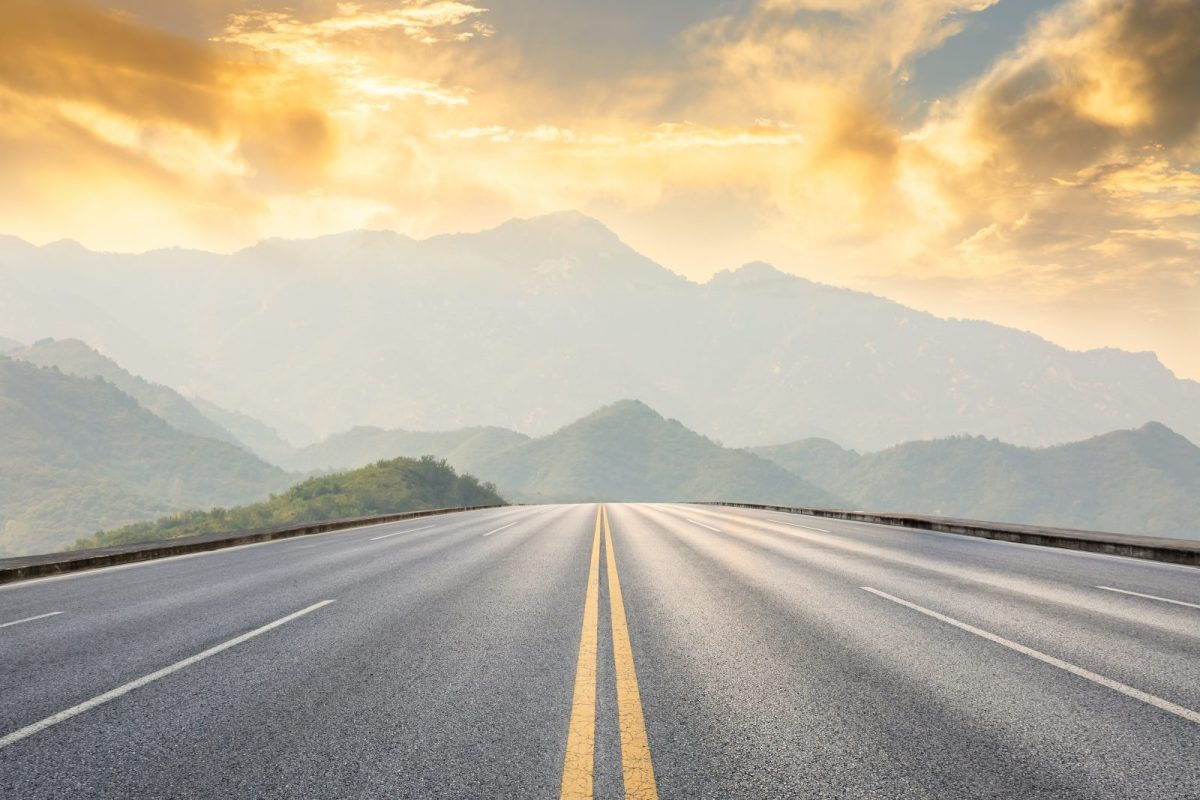
#> input picture thi_giac_may_tinh/buoi3/road.jpg, 1200 x 800 px
$ python loc_anh.py   (older library calls are emulated)
#> lines starting #> are read from the running program, lines starting #| are printed output that depends on the picture; after the words box and inside, x2 and y2 are one past the last pixel; in counts of white or black regions, pixels touching at a corner belong together
import cv2

img = cv2.imread('road.jpg',0)		#chọn đường dẫn ảnh để đọc
#> img: shape (800, 1200); min 3, max 252, mean 178.2
img = cv2.resize(img,(600,400))
#> img: shape (400, 600)
#------------------------------------------------------
averaging = cv2.blur(img, (21, 21))
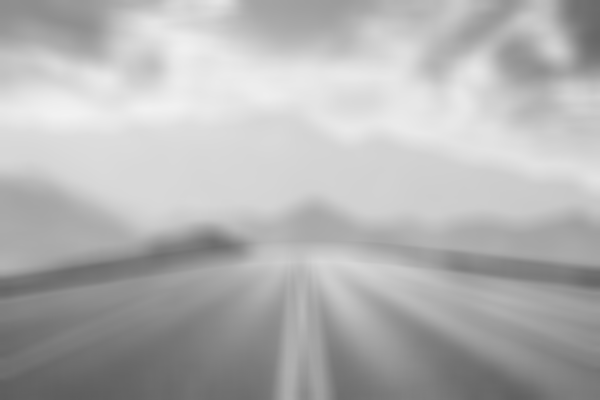
#> averaging: shape (400, 600); min 93, max 242, mean 178.3
gaussian = cv2.GaussianBlur(img, (21, 21), 0)
median = cv2.medianBlur(img, 5)
bilateral = cv2.bilateralFilter(img, 9, 350, 350)
#dilation = cv2.dilate(mask, kernel)
#erosion = cv2.erode(mask, kernel, iterations=6)
img1 = cv2.GaussianBlur(img, (11, 11), 0)
sobelx = cv2.Sobel(img, cv2.CV_64F, 1, 0)
sobely = cv2.Sobel(img, cv2.CV_64F, 0, 1)
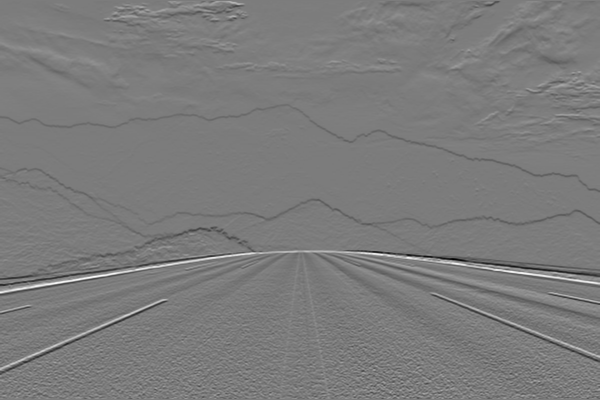
#> sobely: shape (400, 600) float64; min -543, max 571, mean -1.2; drawn with min black and max white
laplacian = cv2.Laplacian(img, cv2.CV_64F, ksize=5)
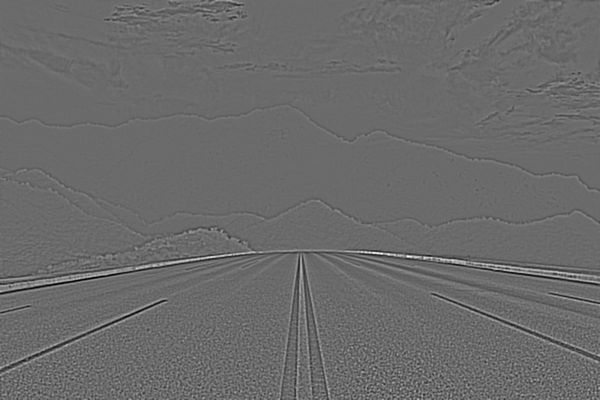
#> laplacian: shape (400, 600) float64; min -3164, max 4372, mean 0.1; drawn with min black and max white
canny = cv2.Canny(img, 100, 150)
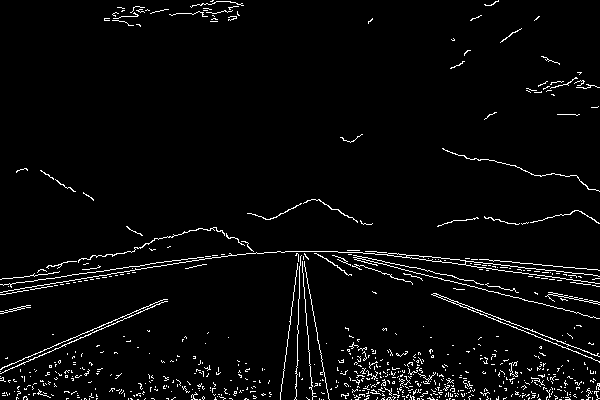
#> canny: shape (400, 600); 3.5% white in thin lines or dots
img2 = cv2.Canny(img,50,200)		#hàm đọc biên ảnh (đường dẫn ảnh, độ sáng ngưỡng ảnh muốn đọc trong khoản từ nhỏ nhất là  50 đến lớn nhất là 200)
#> img2: shape (400, 600); 4.2% white in thin lines or dots
#-----------------------------------------------------------------------------------------------------------------------------------------

cv2.imshow('averaging',averaging)		# hiển thị ảnh
cv2.imshow('gaussian',gaussian)		# hiển thị ảnh
cv2.imshow('median',median)		# hiển thị ảnh
cv2.imshow('bilateral',bilateral)		# hiển thị ảnh
cv2.imshow('GaussianBlur',img1)		# hiển thị ảnh
cv2.imshow('sobelx',sobelx)		# hiển thị ảnh
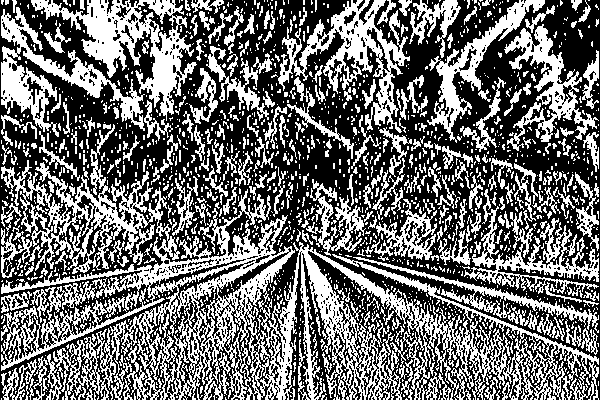
#> window 'sobelx': shape (400, 600); 43% white; 1713 white regions (1416 under 20 px), largest, box (x1, y1, x2, y2) and area: (1, 124, 599, 400) 39684, (31, 0, 197, 121) 6164, (278, 0, 410, 133) 5025
cv2.imshow('sobely',sobely)		# hiển thị ảnh
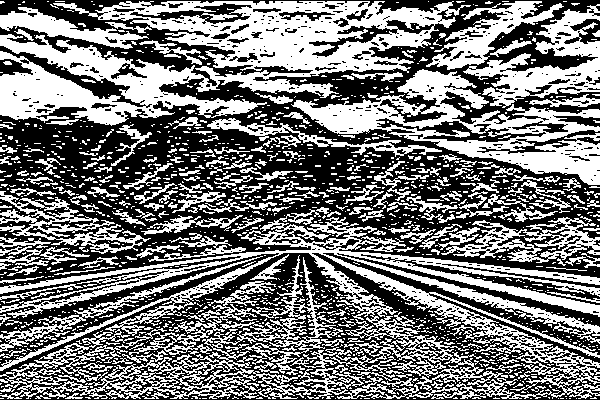
#> window 'sobely': shape (400, 600); 46.9% white; 1388 white regions (1144 under 20 px), largest, box (x1, y1, x2, y2) and area: (0, 209, 600, 399) 34299, (0, 1, 471, 126) 25045, (291, 69, 600, 185) 11082
cv2.imshow('laplacian',laplacian)		# hiển thị ảnh
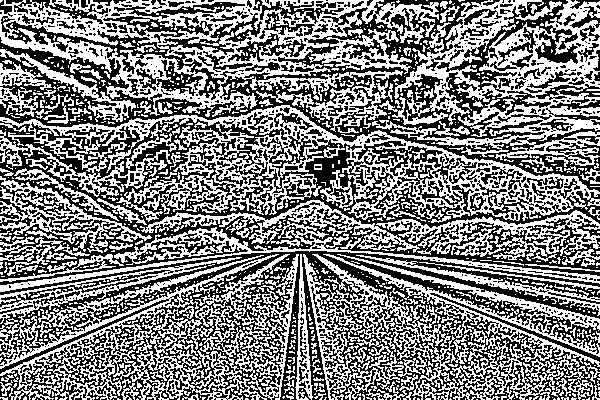
#> window 'laplacian': shape (400, 600); 50% white; black in thin lines or dots
cv2.imshow('canny',canny)		# hiển thị ảnh
cv2.waitKey(0)				# tạm dừng cho đến khi tắt
cv2.destroyAllWindows()			# giải phóng bộ nhớ
